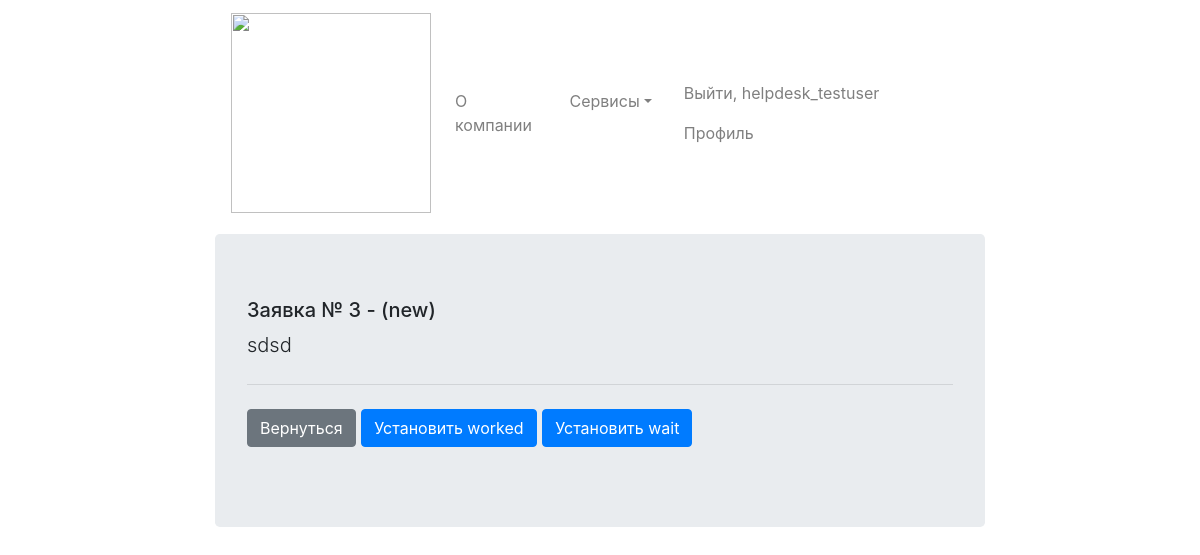
/helpdesk/open/3 (signed in), run on an earlier commit of the app's database.
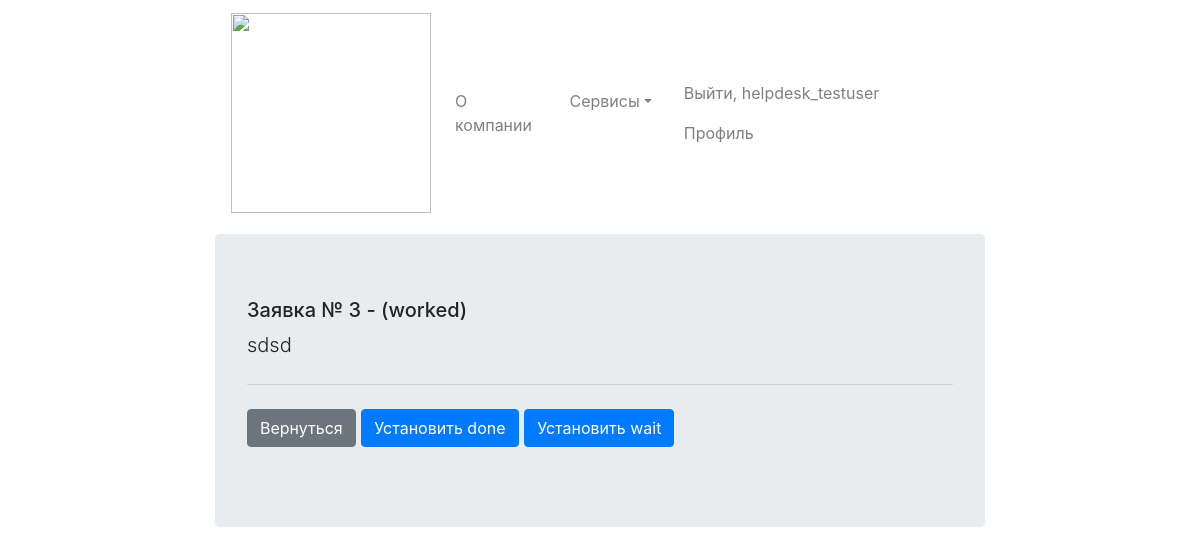
And on a later commit of the database.
### helpdesk/models.py (models this page shows)
class HelpDeskIncidents(models.Model):
    INCIDENT_TYPES_CHOICES = (
        ('soft', 'Программный сбой'),
        ('zip', 'Расходные материалы'),
        ('crq', 'Запрос на изменение')
    )
    INCIDENT_STATE_CHOICES = (
        ('new', 'Новый'),
        ('worked', 'В работе'),
        ('wait', 'В ожидании'),
        ('done', "Выполнена"),
        ('closed', "Закрыта"),
        ('rework',"Доработка")
    )
    user = models.ForeignKey(HelpDeskUsers, on_delete=models.CASCADE)
    incident_type = models.CharField(max_length=100, choices=INCIDENT_TYPES_CHOICES)
    description = models.TextField(max_length=3000)
    timestamp_created = models.DateTimeField(auto_now_add=True, blank=True)
    state = models.CharField(max_length=100, choices=INCIDENT_STATE_CHOICES,editable=False, default='new')

### helpdesk/views.py (the view)
# urls.py: path('open/<int:inc_id>', views.open_incident, name='open_incident'),
@login_required
def open_incident(request, inc_id):
    template = loader.get_template('helpdesk/open_inc.html')
    inc = HelpDeskIncidents.objects.get(id=inc_id)
    accessible_buttons = get_accessible_states(inc)
    context = {
        'inc' : inc,
        'accessible_buttons' : accessible_buttons,
    }
    return HttpResponse(template.render(context, request))

### helpdesk/views.py (called while the page is built)
def get_accessible_states(inc):
    if inc.state == 'new':
        accessible_buttons = ('worked','wait')
    if inc.state == 'worked':
        accessible_buttons = ('done','wait' )
    if inc.state == 'wait':
        accessible_buttons = ('worked',)
    if inc.state == 'done':
        accessible_buttons = ('closed','rework')
    if inc.state == 'rework':
        accessible_buttons = ('wait','worked')
    if inc.state == 'closed':
        accessible_buttons = ()
    return accessible_buttons

### templates/helpdesk/open_inc.html (shortened to what this page needs)
{% extends 'base.html' %}
{% load bootstrap4 %}
{% load staticfiles %}
{% block content %}
    <div class="jumbotron">
        <h5 class="display-5">Заявка № {{ inc.id }} - ({{ inc.state }})</h5>
        <p class="lead">{{ inc.description }}</p>
        <hr class="my-4">
        <p class="lead">
            <a class="btn btn-secondary" href="/helpdesk/" role="button">Вернуться</a>
            {% for ab in accessible_buttons %}
                <a class="btn btn-primary" href="../changestate/{{ inc.id }}/{{ ab }}" role="button">Установить {{ ab }}</a>
            {% endfor %}
        </p>
    </div>
{% endblock %}

What changed in the data, as far as the page shows it:
changed HelpDeskIncidents "sdsd": state "new" → "worked"
Also different on the page:
new list line: "Установить done"
list line gone: "Установить worked"
